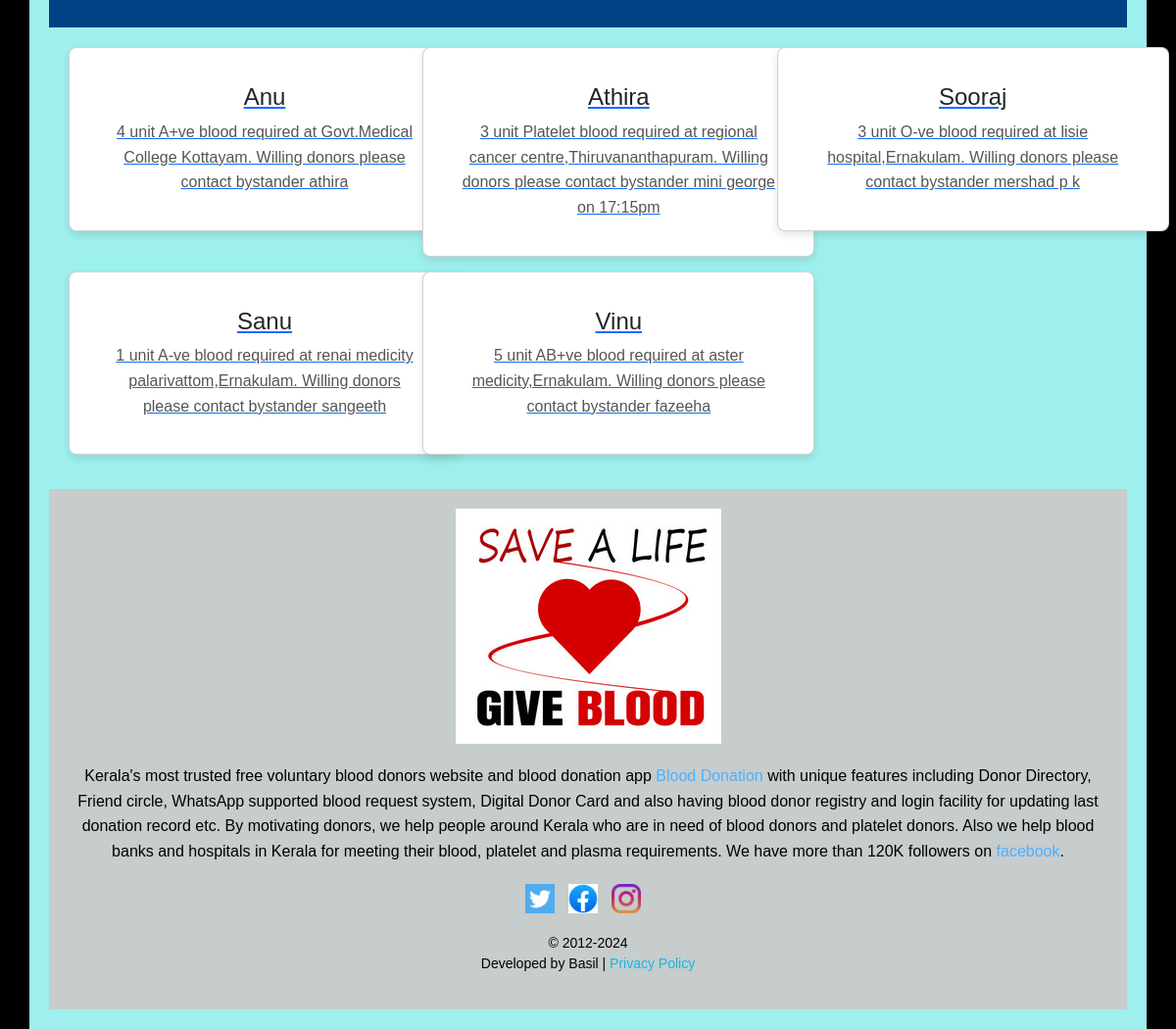
Page /user_home (signed in, lower part) on the earlier database version.
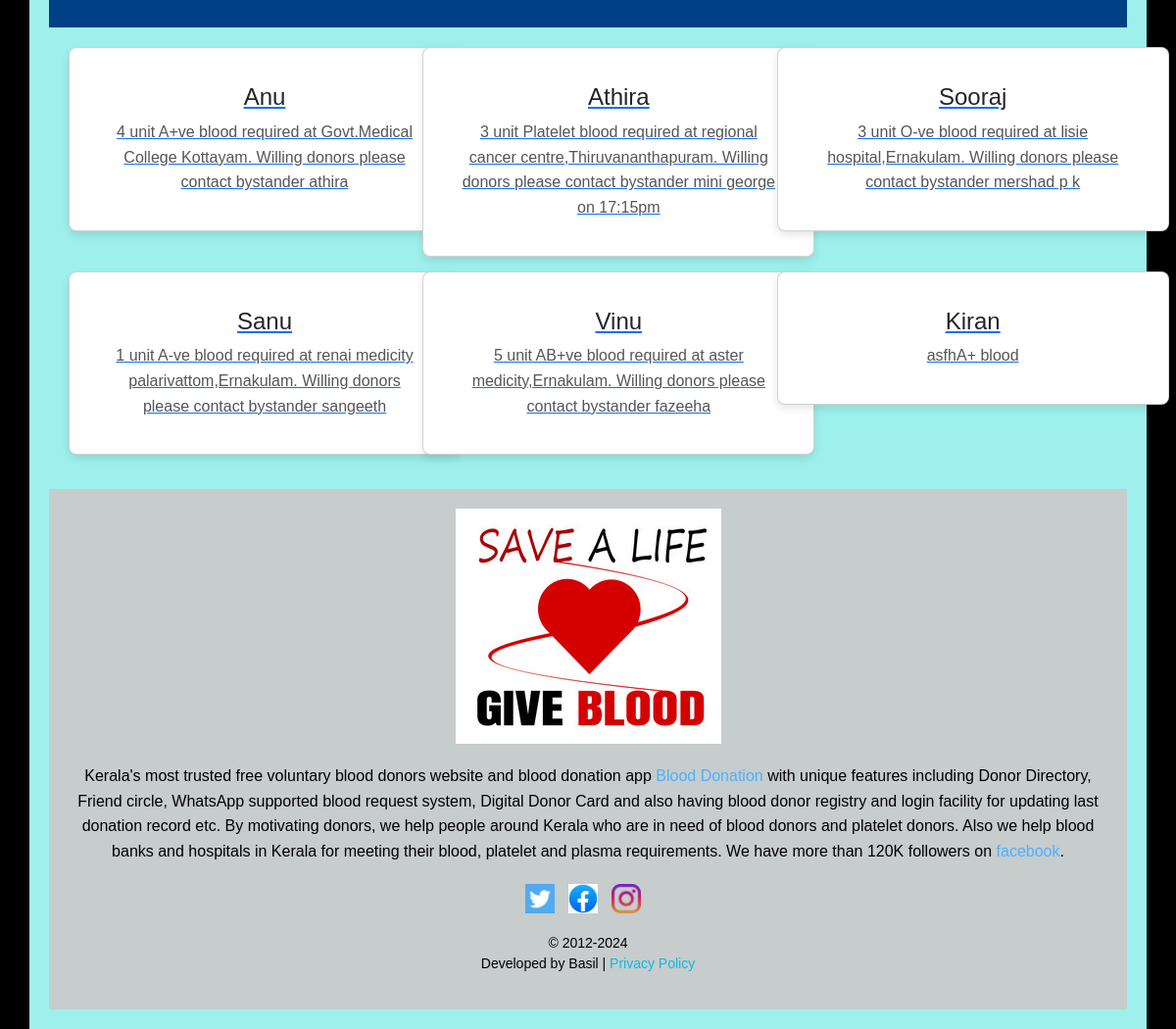
Same page on the later database version.
### app/models.py (models this page shows, shortened)
class BloodRequest(models.Model):
    patient_name = models.CharField(max_length=100)
    description = models.TextField()
    place = models.CharField(max_length=100)
    contact_no = models.CharField(max_length=15)
    request_date = models.DateTimeField(auto_now_add=True)

### app/views.py (the view)
# urls.py: path('user_home',views.user_home),
def user_home(req):
    if 'user' in req.session:
        bloodrequest=BloodRequest.objects.all()
        return render(req,'user/home.html',{'BloodRequest':bloodrequest})
    else:
        return redirect(blood_login)

### template/user/home.html (shortened to what this page needs)
<!DOCTYPE html>
<html lang="en">
<head>
  {% load static %}
  <link href="https://cdn.jsdelivr.net/npm/bootstrap@5.3.3/dist/css/bootstrap.min.css" rel="stylesheet">
</head>
<body>
  <div class="container">
    <div class="platelet-section">
    </div>
    <div class="container">
      <div class="row">
        {% for blood in BloodRequest %}
        <div class="col-lg-4">
          <a href="view_patient/{{blood.pk}}">
            <div class="card" style="width:400px">
              <div class="card-body">
                <h4 class="card-title">{{blood.patient_name}}</h4>
                <p class="card-text">{{blood.description}}</p>
              </div>
            </div>
          </a>
        </div>
        {% endfor %}
      </div>
    </div>
    <div class="footer-container">
      <div class="footer-logo">
        <img src="{% static 'images/footerimage.jpg' %}" alt="Blood Donation Logo">
      </div>
      <p class="footer-text">
        Kerala's most trusted free voluntary blood donors website and blood donation app
        <a href="#" class="footer-link">Blood Donation</a> with unique features including Donor Directory, Friend
        circle, WhatsApp supported blood request system, Digital Donor Card and also having blood donor registry and
        login facility for updating last donation record etc. By motivating donors, we help people around Kerala who are
        in need of blood donors and platelet donors. Also we help blood banks and hospitals in Kerala for meeting their
        blood, platelet and plasma requirements. We have more than 120K followers on
        <a href="#" class="footer-link">facebook</a>.
      </p>
      <div class="social-links">
        <a href="#"><img src="{% static 'images/twitter.webp' %}" alt="Twitter" class="social-icon"></a>
        <a href="#"><img src="{% static 'images/facebook.webp' %}" alt="Facebook" class="social-icon"></a>
        <a href="#"><img src="{% static 'images/instagram.png' %}" alt="Instagram" class="social-icon"></a>
      </div>
      <div class="footer-bottom">
        <p>© 2012-2024<br>Developed by Basil | <a href="#" class="footer-link">Privacy Policy</a></p>
      </div>
    </div>
</body>
</html>

Differences in the rows shown:
added BloodRequest: patient_name "Kiran", description "asfhA+ blood"
